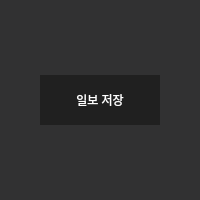
<?xml version="1.0" encoding="UTF-8"?>
<ui version="4.0">
 <class>MainWindow</class>
 <widget class="QMainWindow" name="MainWindow">
  <property name="geometry">
   <rect>
    <x>0</x>
    <y>0</y>
    <width>200</width>
    <height>200</height>
   </rect>
  </property>
  <property name="mouseTracking">
   <bool>false</bool>
  </property>
  <property name="windowTitle">
   <string>일보 자동화</string>
  </property>
  <property name="styleSheet">
   <string notr="true">background-color : rgb(49, 49, 50);
color : white;</string>
  </property>
  <property name="toolButtonStyle">
   <enum>Qt::ToolButtonFollowStyle</enum>
  </property>
  <widget class="QWidget" name="centralwidget">
   <widget class="QPushButton" name="btn_ilboSave">
    <property name="geometry">
     <rect>
      <x>40</x>
      <y>75</y>
      <width>120</width>
      <height>50</height>
     </rect>
    </property>
    <property name="styleSheet">
     <string notr="true">QPushButton {	
	border: none;
	background-color: rgb(32, 32, 32);
}
QPushButton:hover {
	background-color: rgb(44, 49, 60)
}
QPushButton:pressed {	
	background-color: rgb(85, 170, 255);
}</string>
    </property>
    <property name="text">
     <string>일보 저장</string>
    </property>
   </widget>
   <widget class="QPushButton" name="btn_close">
    <property name="geometry">
     <rect>
      <x>170</x>
      <y>0</y>
      <width>31</width>
      <height>21</height>
     </rect>
    </property>
    <property name="sizePolicy">
     <sizepolicy hsizetype="Minimum" vsizetype="Expanding">
      <horstretch>0</horstretch>
      <verstretch>0</verstretch>
     </sizepolicy>
    </property>
    <property name="toolTip">
     <string>Close</string>
    </property>
    <property name="styleSheet">
     <string notr="true">QPushButton {	
	border: none;
	background-color: transparent;
}
QPushButton:hover {
	background-color: rgb(44, 49, 60)
}
QPushButton:pressed {	
	background-color: rgb(85, 170, 255);
}</string>
    </property>
    <property name="text">
     <string/>
    </property>
    <property name="icon">
     <iconset>
      <normaloff>:/16x16/icons/16x16/cil-x.png</normaloff>
      <normalon>:/icon/icons/16x16/cil-x.png</normalon>:/16x16/icons/16x16/cil-x.png</iconset>
    </property>
   </widget>
  </widget>
 </widget>
 <resources>
  <include location="rc.qrc"/>
 </resources>
 <connections/>
</ui>
